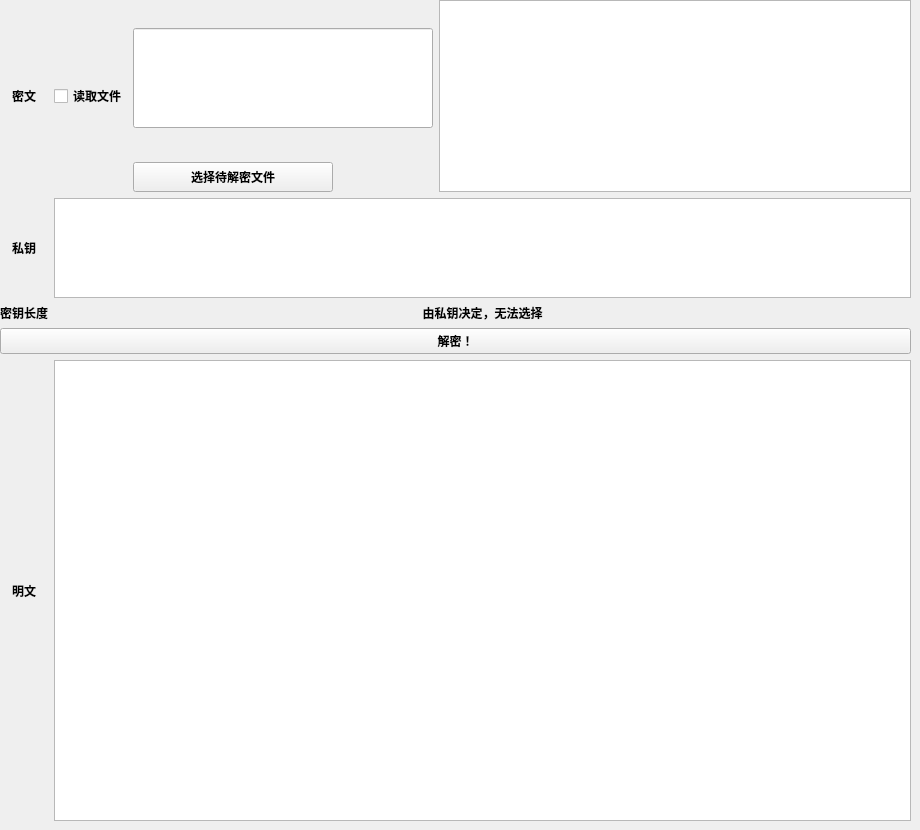
      <widget class="QWidget" name="page_20">
       <widget class="QWidget" name="gridLayoutWidget_10">
        <property name="geometry">
         <rect>
          <x>0</x>
          <y>0</y>
          <width>911</width>
          <height>821</height>
         </rect>
        </property>
        <property name="font">
         <font>
          <weight>75</weight>
          <bold>true</bold>
         </font>
        </property>
        <layout class="QGridLayout" name="gridLayout_12">
         <item row="2" column="2">
          <widget class="QPushButton" name="pushButton_51">
           <property name="maximumSize">
            <size>
             <width>200</width>
             <height>30</height>
            </size>
           </property>
           <property name="font">
            <font>
             <weight>75</weight>
             <bold>true</bold>
            </font>
           </property>
           <property name="layoutDirection">
            <enum>Qt::LeftToRight</enum>
           </property>
           <property name="text">
            <string>选择待解密文件</string>
           </property>
           <property name="checkable">
            <bool>false</bool>
           </property>
          </widget>
         </item>
         <item row="0" column="3" rowspan="3">
          <widget class="QPlainTextEdit" name="plainTextEdit_23">
           <property name="maximumSize">
            <size>
             <width>16777215</width>
             <height>300</height>
            </size>
           </property>
           <property name="font">
            <font>
             <weight>75</weight>
             <bold>true</bold>
            </font>
           </property>
          </widget>
         </item>
         <item row="0" column="1" rowspan="3">
          <widget class="QCheckBox" name="checkBox_18">
           <property name="font">
            <font>
             <weight>75</weight>
             <bold>true</bold>
            </font>
           </property>
           <property name="text">
            <string>读取文件</string>
           </property>
          </widget>
         </item>
         <item row="0" column="2" rowspan="2">
          <widget class="QLineEdit" name="lineEdit_15">
           <property name="maximumSize">
            <size>
             <width>300</width>
             <height>100</height>
            </size>
           </property>
           <property name="font">
            <font>
             <weight>75</weight>
             <bold>true</bold>
            </font>
           </property>
          </widget>
         </item>
         <item row="0" column="0" rowspan="3">
          <widget class="QLabel" name="label_28">
           <property name="font">
            <font>
             <weight>75</weight>
             <bold>true</bold>
            </font>
           </property>
           <property name="text">
            <string>密文</string>
           </property>
           <property name="alignment">
            <set>Qt::AlignCenter</set>
           </property>
          </widget>
         </item>
         <item row="4" column="0">
          <widget class="QLabel" name="label_51">
           <property name="font">
            <font>
             <weight>75</weight>
             <bold>true</bold>
            </font>
           </property>
           <property name="text">
            <string>私钥</string>
           </property>
           <property name="alignment">
            <set>Qt::AlignCenter</set>
           </property>
          </widget>
         </item>
         <item row="5" column="0">
          <widget class="QLabel" name="label_52">
           <property name="maximumSize">
            <size>
             <width>300</width>
             <height>16777215</height>
            </size>
           </property>
           <property name="font">
            <font>
             <weight>75</weight>
             <bold>true</bold>
            </font>
           </property>
           <property name="text">
            <string>密钥长度</string>
           </property>
           <property name="alignment">
            <set>Qt::AlignCenter</set>
           </property>
          </widget>
         </item>
         <item row="4" column="1" colspan="3">
          <widget class="QPlainTextEdit" name="plainTextEdit_24">
           <property name="maximumSize">
            <size>
             <width>16777215</width>
             <height>100</height>
            </size>
           </property>
           <property name="font">
            <font>
             <weight>75</weight>
             <bold>true</bold>
            </font>
           </property>
          </widget>
         </item>
         <item row="6" column="0" colspan="4">
          <widget class="QPushButton" name="pushButton_52">
           <property name="font">
            <font>
             <weight>75</weight>
             <bold>true</bold>
            </font>
           </property>
           <property name="text">
            <string>解密！</string>
           </property>
          </widget>
         </item>
         <item row="7" column="0">
          <widget class="QLabel" name="label_54">
           <property name="font">
            <font>
             <weight>75</weight>
             <bold>true</bold>
            </font>
           </property>
           <property name="text">
            <string>明文</string>
           </property>
           <property name="alignment">
            <set>Qt::AlignCenter</set>
           </property>
          </widget>
         </item>
         <item row="7" column="1" colspan="3">
          <widget class="QTextEdit" name="textEdit_13">
           <property name="font">
            <font>
             <weight>75</weight>
             <bold>true</bold>
            </font>
           </property>
          </widget>
         </item>
         <item row="5" column="1" colspan="3">
          <widget class="QLabel" name="label_55">
           <property name="text">
            <string>由私钥决定，无法选择</string>
           </property>
           <property name="alignment">
            <set>Qt::AlignCenter</set>
           </property>
          </widget>
         </item>
        </layout>
       </widget>
      </widget>
